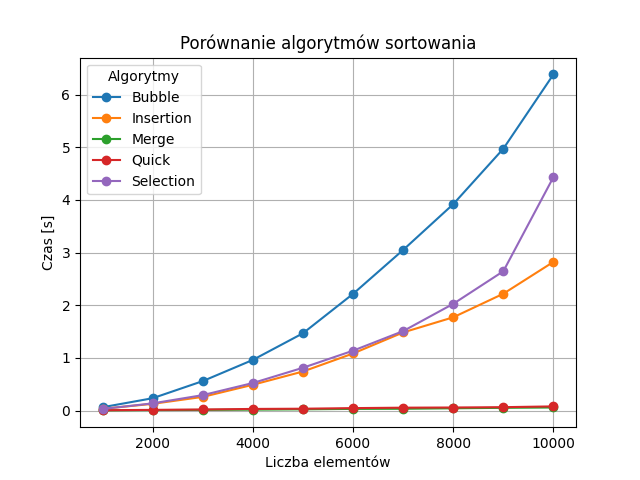

This figure's Python source:
import importlib.util
import time
import gc
import matplotlib.pyplot as plt
import string


from bubble_sort import bubble_sort
from insertion_sort import insertion_sort
from merge_sort import merge_sort
from quick_sort import quick_sort
from selection_sort import selection_sort

def clean_word(s):
    return s.strip(string.punctuation + "«»…").lower()

with open("pan-tadeusz.txt", "r", encoding="utf-8") as f:
    words = [clean_word(w) for w in f.read().split() if clean_word(w)]

list_size = [1000, 2000, 3000, 4000, 5000, 6000, 7000, 8000, 9000, 10000]
algorithms = {
    "Bubble": bubble_sort,
    "Insertion": insertion_sort,
    "Merge": merge_sort,
    "Quick": quick_sort,
    "Selection": selection_sort
}

results = {}
for name, func in algorithms.items():
    times = []
    print(f"\n{name} sort:")
    for n in list_size:
        test = words[:n].copy()
        gc.disable()
        start = time.perf_counter()
        func(test)
        stop = time.perf_counter()
        gc.enable()
        elapsed = stop - start
        times.append(elapsed)
        print(f"  n={n}: {elapsed:.4f}s")
    results[name] = times

for name, times in results.items():
    plt.plot(list_size, times, marker='o', label=name)

plt.title("Porównanie algorytmów sortowania")
plt.xlabel("Liczba elementów")
plt.ylabel("Czas [s]")
plt.grid(True)
plt.legend(title="Algorytmy") 
plt.savefig("sort.png")
